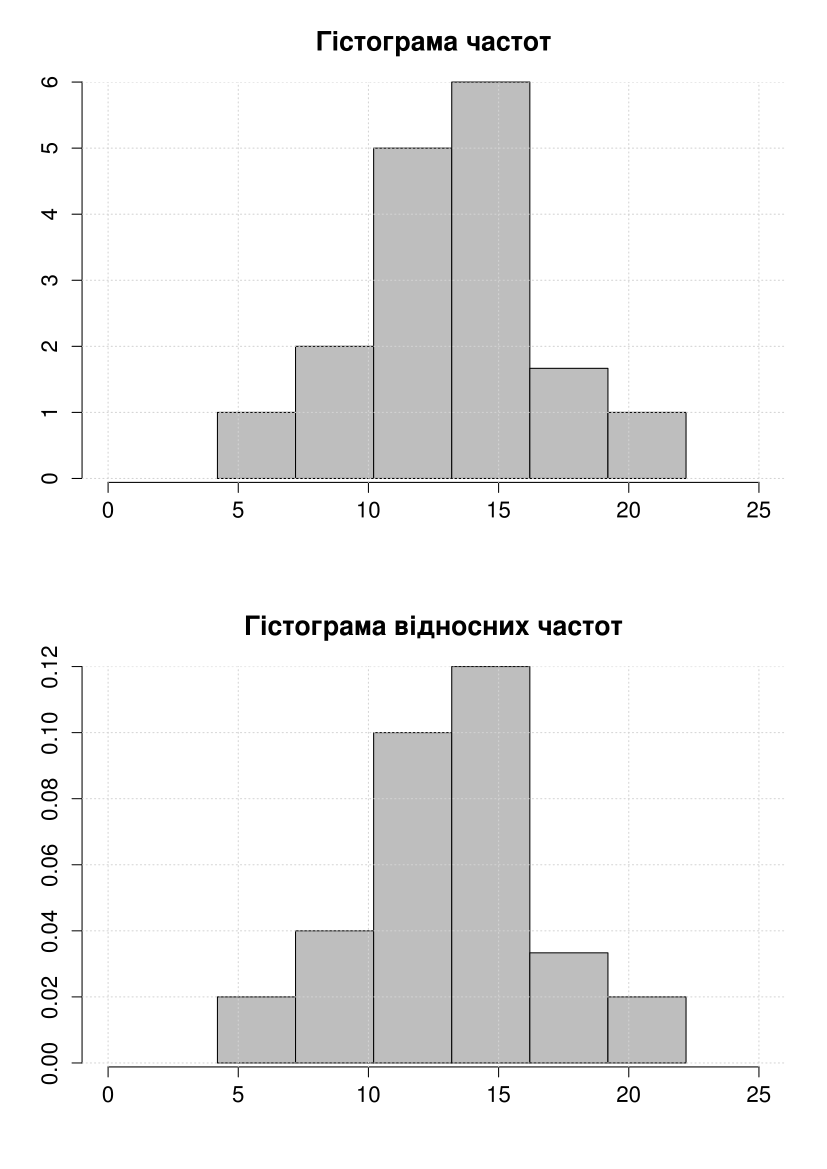

Write the R code that produced this figure.
n <- c(3, 6, 15, 18, 5, 3)

# Вмістимо два графіка на екрані
par(mfrow = c(2, 1))

barplot(n / 3,
        space = c(4.2 / 3, 0, 0, 0, 0, 0),
        width = c(3, 3, 3, 3, 3, 3),
        xlim = c(0, 25),
        main = "Гістограма частот")
axis(side = 1)
grid()

barplot(n / sum(n) / 3,
        space = c(4.2 / 3, 0, 0, 0, 0, 0),
        width = c(3, 3, 3, 3, 3, 3),
        xlim = c(0, 25),
        main = "Гістограма відносних частот")
axis(side = 1)
grid()
